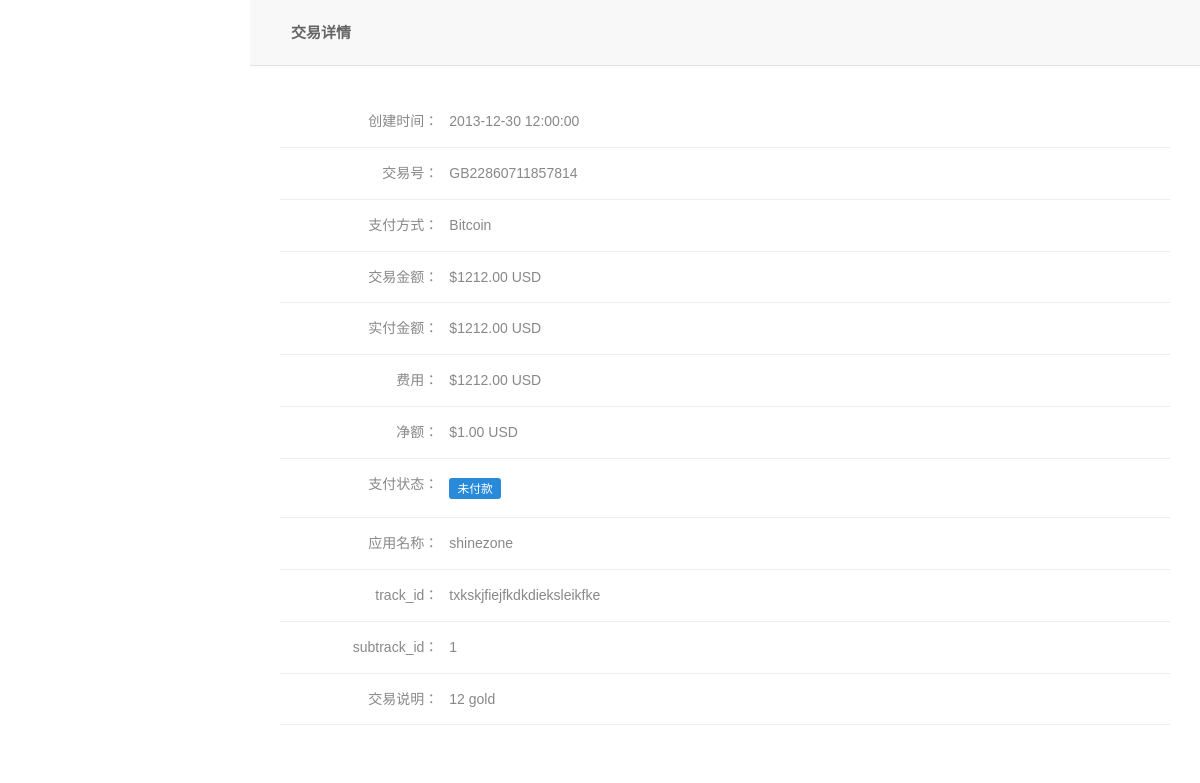
Screenshot of /fxdev-new.shinezone.com/detail.php?id=GB22860711857814 with the database file from the repository.
### tables this page shows
CREATE TABLE `pay` (
  `Id` int(11) NOT NULL,
  `TransactionId` char(32) DEFAULT '' COMMENT '订单Id or 交易号',
  `AppName` char(32) DEFAULT '' COMMENT '应用名称',
  `Payer` varchar(64) DEFAULT '' COMMENT '支付用户',
  `PaymentMethod` varchar(32) DEFAULT '' COMMENT '支付方式',
  `Status` tinyint(3) DEFAULT '0' COMMENT '支付状态 0:未支付 1:支付完成 2:支付失败 3:退款中 4:退款完成',
  `Currency` char(3) DEFAULT '' COMMENT '货币类型',
  `TotalAmount` decimal(10,2) DEFAULT NULL COMMENT '充值金额',
  `FeeAmount` decimal(10,2) DEFAULT NULL COMMENT '税金额 or 费用',
  `NetAmount` decimal(10,2) DEFAULT NULL COMMENT '净额',
  `TrackId` varchar(32) DEFAULT '' COMMENT '第三方支付 订单Id',
  `SubTrackId` varchar(32) DEFAULT '' COMMENT 'CP子跟踪Id',
  `TradeInfo` varchar(255) DEFAULT '' COMMENT '交易详情',
  `CreateDate` datetime DEFAULT NULL COMMENT '创建时间',
  PRIMARY KEY (`Id`)
);

### fxdev-new.shinezone.com/functions/Functions.php (called while the page is built, shortened)
<?php
require_once __DIR__ . "/Debug.php";
require_once __DIR__ . "/XLog.php";
require_once __DIR__ . '/Mysql.php';
function getOnePayInfo($id)
{
    $curTime  = date('Y-m-d H:i:s');
    $pageInfo = DB::fetchRow(DB_NUMBER, "SELECT * FROM pay WHERE `CreateDate` <= '{$curTime}' AND `TransactionId`='{$id}'");
    return $pageInfo;
}
function getCurrencySymbol($currency)
{
    switch ($currency) {
        case 'USD' :
            return '$';
    }
}
function getStatusSymbol($status)
{
    switch ($status) {
        case 0 :
            return '未付款';
    }
}
function getPaymentTypes()
{
    return array(
        'alipay_cn' => 'Alipay',
        'bitcoin'   => 'Bitcoin' ,
        'boleto_br' => 'Boleto' ,
        'cashu'     => 'CashU',
        'ideal_nl'  => 'iDeal',
        'neosurf'   => 'Neosurf',
        'onecard'   => 'OneCard' ,
        'paysafecard' => 'Paysafecard',
        'qiwi'      => 'QIWI' ,
        'sofort'    => 'SOFORT' ,
        'tenpay_cn' => 'Tenpay' ,
        'webmoney'  => 'WebMoney',
        'yamoney'   => 'Yandex.Money'
    );
}

### fxdev-new.shinezone.com/functions/XLog.php (called while the page is built, shortened)
<?php
class XLog
{
    public static function getSystemType()
    {
        return 0;
    }
    public static function processFileName($filename, $flag)
    {
        return $filename;
    }
    public static function formatLog($title, $body, $file)
    {
        $file  = XLog::processFileName($file, XLog::getSystemType());
        $title = str_pad($title, 48, ' ', STR_PAD_RIGHT);
    }
}

### fxdev-new.shinezone.com/functions/Mysql.php (called while the page is built, shortened)
<?php
class DB
{
	private static $_pdoObjectsArr = array();
	private static $_connectionStrsArr = array();
	private static $_usernameArr = array();
	private static $_passwordArr = array();
	private static $_fetchMode = \PDO::FETCH_ASSOC;
	private static $_driverOptions = array();
	public static function setConnectionInfo($dbNumber, $hostname, $port, $username, $password, $dbname)
	{
		self::$_connectionStrsArr[$dbNumber] = "mysql:host=$hostname;port=$port;dbname=$dbname;";
		self::$_usernameArr[$dbNumber] = $username;
		self::$_passwordArr[$dbNumber] = $password;
	}
	public static function fetchRow($dbNumber, $sql, array $params = array())
	{
		$statement = self::_query($dbNumber, $sql, $params);
		return $statement->fetch(self::$_fetchMode);
	}
	private static function _connect($dbNumber)
	{
		try{
				self::$_pdoObjectsArr[$dbNumber] = new \PDO(
					self::$_connectionStrsArr[$dbNumber],
					self::$_usernameArr[$dbNumber],
					self::$_passwordArr[$dbNumber],
					self::$_driverOptions
				);
		} catch (\PDOException $e) {
			if (class_exists('XLog'))
			{
				XLog::formatLog("PDOException", $e->getMessage(), XLog::$errorFile);
			}
			echo $e->getMessage();exit;
		}
	}
	private static function _query($dbNumber, $sql, $params = array())
	{
		$statement = self::$_pdoObjectsArr[$dbNumber]->prepare($sql, self::$_driverOptions);
		if((!$statement->execute($params)) || ($statement->errorCode() != '00000')) {
			$errorInfo = $statement->errorInfo();
			$mes = "Database error [{$errorInfo[0]}]: {$errorInfo[2]}, sql: $sql, params: ".json_encode($params).", driver error code is $errorInfo[1]";
			throw new \PDOException($mes);
		}
		return $statement;
	}
}

### fxdev-new.shinezone.com/detail.php (the view, shortened to what this page needs)
<?php
require_once "functions/Functions.php";
$TransactionId    = isset($_GET['id'])?$_GET['id']:'';
$TransactionInfo  = getOnePayInfo($TransactionId);
$Currency         = isset($TransactionInfo['Currency'])?$TransactionInfo['Currency']:'USD';
$Symbol           = getCurrencySymbol($Currency);
?>
<!DOCTYPE html>
<html>
<head>
    <link rel="stylesheet" type="text/css" href="./css/fullcalendar.min.css">
    <link rel="stylesheet" type="text/css" href="./css/theme.css">
    <link rel="stylesheet" type="text/css" href="./css/admin-forms.min.css">
    <link rel="stylesheet" href="./css/admin.css">
    <link rel="stylesheet" href="./css/main.css">
</head>
<body class="dashboard-page sb-l-o sb-r-c onload-check">
    <div id="main">
    <section id="content_wrapper">
        <header id="topbar" class="alt">
            <div class="topbar-left inner_title">
                <span class="inner_title_1"><span style="display: block;float: left;margin-top: 10px;">交易详情</span></span>
            </div>
        </header>
        <section id="content" class="table-layout" style="background-color: #fff;">
            <div class="section row">
                <div class="content" style="border-bottom: 1px solid #eee;font-size: 14px;color: #888;padding:15px;">
                    <div class="col-xs-5 col-md-2" style=" text-align: right;padding: 0px;">创建时间：</div>
                    <div class="col-xs-7 col-md-10"><?php echo $TransactionInfo['CreateDate'];?></div>
                </div>
                <div class="content" style="border-bottom: 1px solid #eee;font-size: 14px;color: #888;padding:15px;">
                    <div class="col-xs-5 col-md-2" style=" text-align: right;padding: 0px">交易号：</div>
                    <div class="col-xs-7 col-md-10"><?php echo $TransactionInfo['TransactionId'];?></div>
                </div>
                <div class="content" style="border-bottom: 1px solid #eee;font-size: 14px;color: #888;padding:15px;">
                    <div class="col-xs-5 col-md-2" style=" text-align: right;padding: 0px">支付方式：</div>
                    <div class="col-xs-7 col-md-10"><?php echo getPaymentTypes()[$TransactionInfo['PaymentMethod']];?></div>
                </div>
                <div class="content" style="border-bottom: 1px solid #eee;font-size: 14px;color: #888;padding:15px;">
                    <div class="col-xs-5 col-md-2" style=" text-align: right;padding: 0px">交易金额：</div>
                    <div class="col-xs-7 col-md-10">
                        <?php
                            echo $Symbol . $TransactionInfo['TotalAmount'].' ' . $Currency;
                        ?>
                    </div>
                </div>
                <div class="content" style="border-bottom: 1px solid #eee;font-size: 14px;color: #888;padding:15px;">
                    <div class="col-xs-5 col-md-2" style=" text-align: right;padding: 0px">实付金额：</div>
                    <div class="col-xs-7 col-md-10">
                        <?php echo $Symbol . $TransactionInfo['TotalAmount'].' ' . $Currency;?>
                    </div>
                </div>
                <div class="content" style="border-bottom: 1px solid #eee;font-size: 14px;color: #888;padding:15px;">
                    <div class="col-xs-5 col-md-2" style=" text-align: right;padding:0px">费用：</div>
                    <div class="col-xs-7 col-md-10">
                        <?php echo $Symbol . $TransactionInfo['FeeAmount'].' ' . $Currency;?>
                    </div>
                </div>
                <div class="content" style="border-bottom: 1px solid #eee;font-size: 14px;color: #888;padding:15px;">
                    <div class="col-xs-5 col-md-2" style=" text-align: right;padding:0px">净额：</div>
                    <div class="col-xs-7 col-md-10">
                        <?php echo $Symbol . $TransactionInfo['NetAmount'].' ' . $Currency;?>
                    </div>
                </div>
                <div class="content" style="border-bottom: 1px solid #eee;font-size: 14px;color: #888;padding:15px;">
                    <div class="col-xs-5 col-md-2" style=" text-align: right;padding:0px">支付状态：</div>
                    <div class="col-xs-7 col-md-10">
                        <span class="label label-primary">
                            <?php echo getStatusSymbol($TransactionInfo['Status']);?>
                        </span></div>
                </div>
                <div class="content" style="border-bottom: 1px solid #eee;font-size: 14px;color: #888;padding:15px;">
                    <div class="col-xs-5 col-md-2" style=" text-align: right;padding:0px">应用名称：</div>
                    <div class="col-xs-7 col-md-10">
                        <?php echo $TransactionInfo['AppName'];?>
                    </div>
                </div>
                <div class="content" style="border-bottom: 1px solid #eee;font-size: 14px;color: #888;padding:15px;">
                    <div class="col-xs-5 col-md-2" style=" text-align: right;padding: 0px;">track_id：</div>
                    <div class="col-xs-7 col-md-10">
                        <?php echo $TransactionInfo['TrackId'];?>
                    </div>
                </div>
                <div class="content" style="border-bottom: 1px solid #eee;font-size: 14px;color: #888;padding:15px;">
                    <div class="col-xs-5 col-md-2" style=" text-align: right;padding: 0px;">subtrack_id：</div>
                    <div class="col-xs-7 col-md-10">
                        <?php echo $TransactionInfo['SubTrackId'];?>
                    </div>
                </div>
                <div class="content" style="border-bottom: 1px solid #eee;font-size: 14px;color: #888;padding:15px;">
                    <div class="col-xs-5 col-md-2" style=" text-align: right;padding: 0px;">交易说明：</div>
                    <div class="col-xs-7 col-md-10">
                        <?php echo $TransactionInfo['TradeInfo'];?>
                    </div>
                </div>
            </div>
        </section>
    </section>
</div>
</body></html>

### fxdev-new.shinezone.com/css/admin.css (style rules this page uses)
.inner_title { font-size: 15px; font-weight: 600; line-height:26px; margin-left: 27px;margin-right: 30px; }

### rows the page displays
pay: CreateDate "2013-12-30 12:00:00", TransactionId "GB22860711857814", PaymentMethod "Bitcoin", Currency "$", TotalAmount "1212.00", Currency "USD", FeeAmount "1212.00", NetAmount "1.00", Status "未付款", AppName "shinezone", TrackId "txkskjfiejfkdkdieksleikfke", SubTrackId "1", TradeInfo "12 gold"
